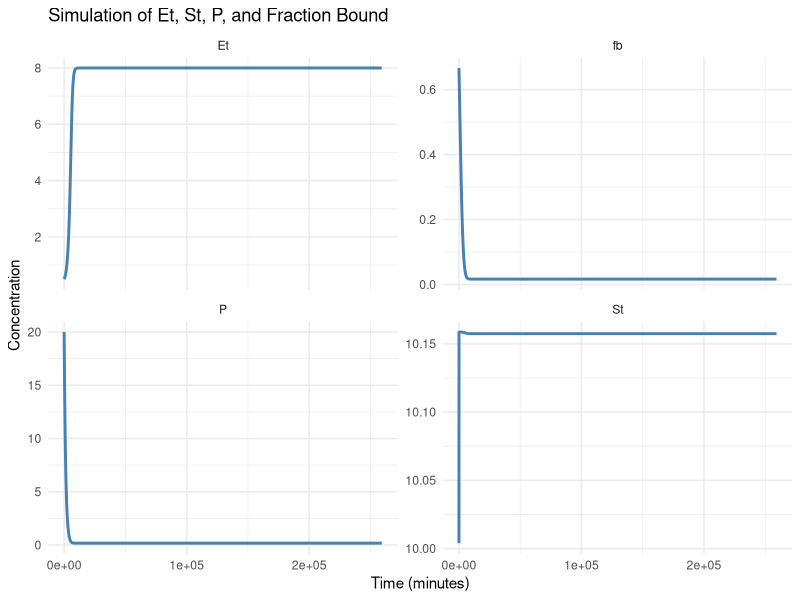

Recreate this plot in R.
# Load necessary packages
rm(list=ls())
library(tidyverse)
library(deSolve)
library(ggpubr)

# Specify deSolve Model
model <- function(time, inits, theta) {
  with(as.list(c(inits, theta)), {
    
    # Enzyme-substrate complex with Fixaprob and Blocextra as competitive inhibitors
    ES = Et * St / ((Km * (1 + (Ifixaprob / Kie_fixaprob) + (Iblocextra / Kie_blocextra))) + St)
    
    # Free enzyme
    E = Et - ES
    
    # Free substrate
    S = St - ES
    
    # Fraction bound
    fb = P / (Kd + P)
    
    # Product-receptor complex
    PR = Et * P / (Kd + P)
    
    # Feedback term
    feedback = (PR_ss / PR)^n
    
    # Differential equations
    dEt = (Prode * feedback) - Kdege * E
    dSt = Prods - Kdegs * S - Kcat * ES
    dP = Kcat * ES - Kdegp * P
    
    # Return list of derivatives
    list(c(dEt, dSt, dP))
  })
}

# Known constants
Km = 1.25 * 1000  # pM
Kcat = 4  # /sec
Kdege = 1  # /sec
Kdegs = 0.1  # /sec
Kd = 10  # pM

# Concentrations measured at steady state
Pss = 20  # pmol/L
Sss = 10  # pmol/L
Etot_ss = 0.5  # pmol/L

# Calculate steady-state concentrations
ES_ss = Etot_ss * Sss / (Km + Sss)
E_ss = Etot_ss - ES_ss
Prode = Kdege * E_ss
Prods = Kdegs * Sss + Kcat * ES_ss
Kdegp = Kcat * ES_ss / Pss
PR_ss = (Etot_ss * Pss) / (Kd + Pss)

# Initial conditions for simulation
inits = c(Et = Etot_ss, St = Sss + ES_ss, P = Pss)

# Parameter list
theta <- c(
  Km = Km,
  Kcat = Kcat,
  Kdege = Kdege,
  Kdegs = Kdegs,
  Prode = Prode,
  Prods = Prods,
  Kdegp = Kdegp,
  Kie_fixaprob = 10,  # pM
  Kie_blocextra = 1,  # pM
  Ifixaprob = 0,  # Initial Fixaprob concentration (to be varied)
  Iblocextra = 1953,  # Initial Blocextra concentration
  Pss = Pss,
  n = 3,  # Feedback exponent
  Kd = Kd
)


# Simulation time (3 days in seconds)
tlast = 60 * 60 * 24 * 3  # 3 days in seconds
times <- seq(0, tlast, 60)  # Every 60 seconds

# Simulate the model
X <- data.frame(ode(inits, times, model, theta))

# Calculate fraction bound (use time column from X)
X <- X %>%
  mutate(fb = P / (Kd + P))  # Use Kd from theta

# Convert data to long format for ggplot
X_long <- X %>%
  pivot_longer(cols = c(Et, St, P, fb), 
               names_to = "Variable", 
               values_to = "Value")

# Plot with facet_wrap
ggplot(X_long, aes(x = time, y = Value)) +
  geom_line(color = "steelblue", size = 1) +
  facet_wrap(~ Variable, scales = "free_y") +
  labs(x = "Time (minutes)", y = "Concentration", title = "Simulation of Et, St, P, and Fraction Bound") +
  theme_minimal()
